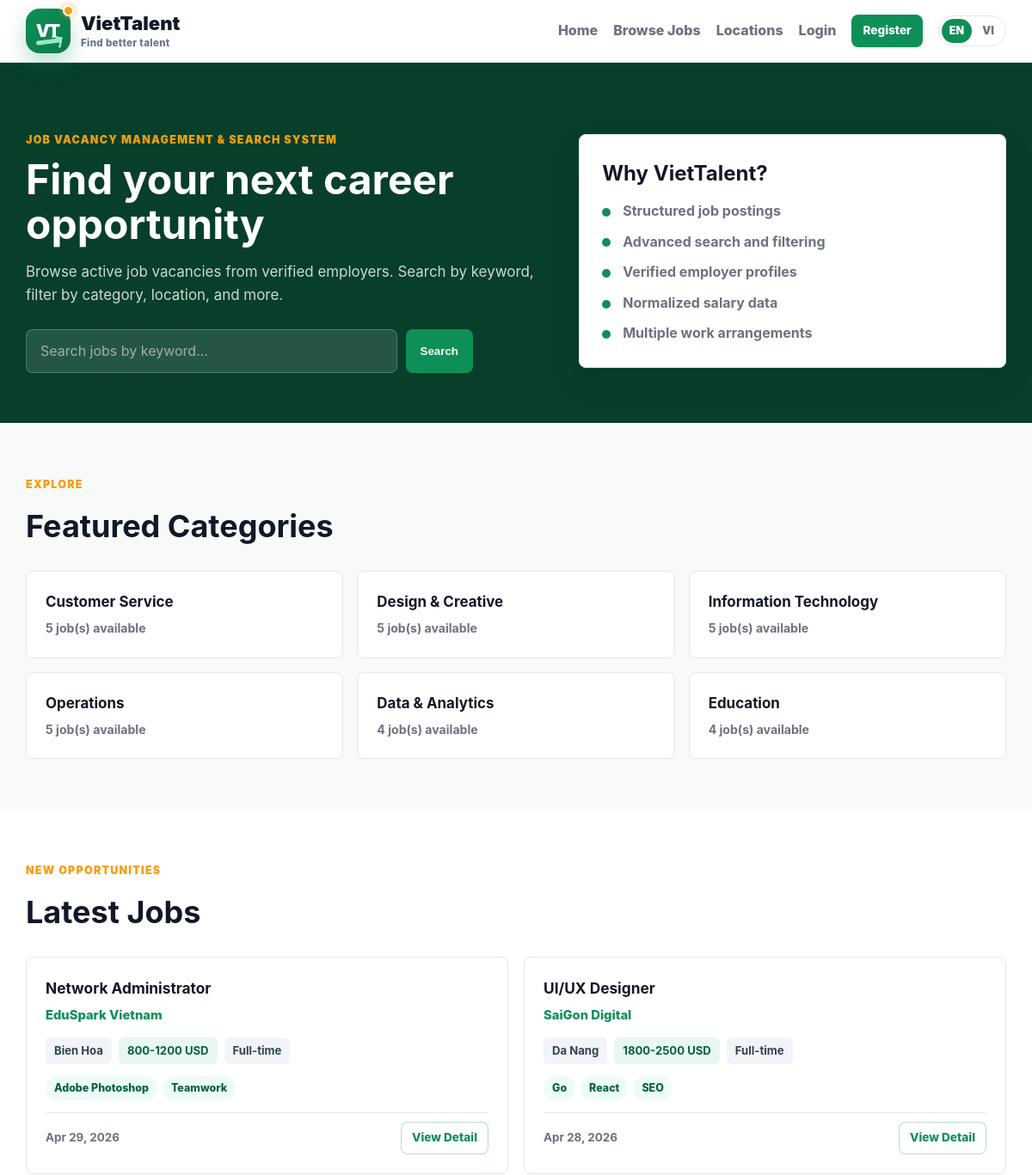
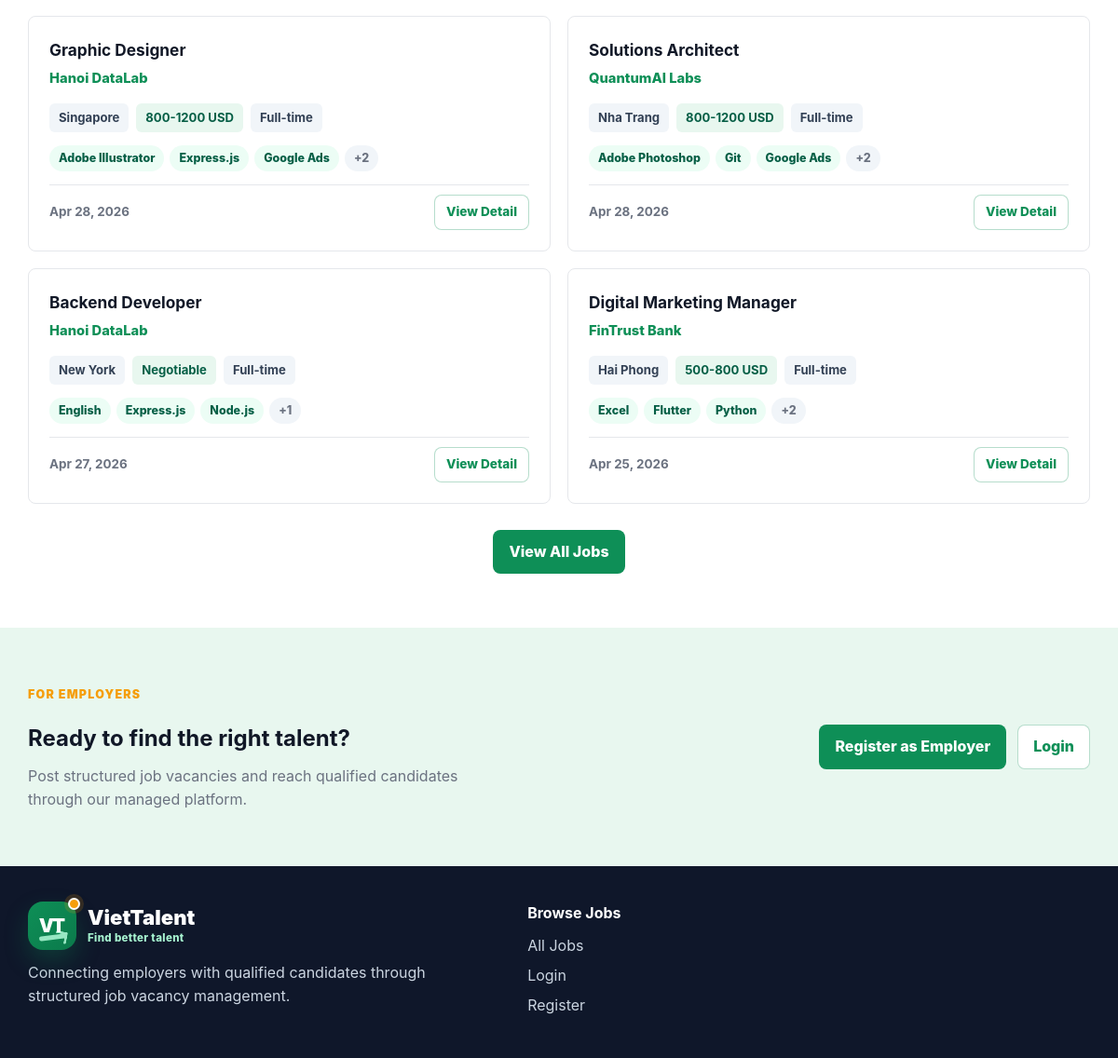
The page /public/index.php on the database its author committed (2 pictures, top to bottom).
### tables this page shows
CREATE TABLE job_categories (
  id INT UNSIGNED AUTO_INCREMENT PRIMARY KEY,
  name VARCHAR(120) NOT NULL UNIQUE,
  status ENUM('active', 'inactive') NOT NULL DEFAULT 'active'
);

CREATE TABLE job_vacancies (
  id INT UNSIGNED AUTO_INCREMENT PRIMARY KEY,
  employer_id INT UNSIGNED NOT NULL,
  job_title_id INT UNSIGNED NOT NULL,
  job_category_id INT UNSIGNED NOT NULL,
  employment_type_id INT UNSIGNED NOT NULL,
  industry_id INT UNSIGNED NOT NULL,
  job_level_id INT UNSIGNED NOT NULL,
  number_of_openings INT UNSIGNED NOT NULL DEFAULT 1,
  country_id INT UNSIGNED NOT NULL,
  city_id INT UNSIGNED NOT NULL,
  district_id INT UNSIGNED NULL,
  work_arrangement_id INT UNSIGNED NOT NULL,
  salary_range_id INT UNSIGNED NOT NULL,
  salary_type_id INT UNSIGNED NOT NULL,
  benefits TEXT NULL,
  responsibilities TEXT NOT NULL,
  required_qualifications TEXT NOT NULL,
  preferred_skills TEXT NULL,
  additional_notes TEXT NULL,
  degree_level_id INT UNSIGNED NOT NULL,
  experience_level_id INT UNSIGNED NOT NULL,
  status ENUM('active', 'inactive', 'removed') NOT NULL DEFAULT 'inactive',
  created_at TIMESTAMP DEFAULT CURRENT_TIMESTAMP,
  updated_at TIMESTAMP DEFAULT CURRENT_TIMESTAMP ON UPDATE CURRENT_TIMESTAMP,
  CONSTRAINT fk_job_employer FOREIGN KEY (employer_id) REFERENCES employer_profiles(id),
  CONSTRAINT fk_job_title FOREIGN KEY (job_title_id) REFERENCES job_titles(id),
  CONSTRAINT fk_job_category FOREIGN KEY (job_category_id) REFERENCES job_categories(id),
  CONSTRAINT fk_job_employment_type FOREIGN KEY (employment_type_id) REFERENCES employment_types(id),
  CONSTRAINT fk_job_industry FOREIGN KEY (industry_id) REFERENCES industries(id),
  CONSTRAINT fk_job_level FOREIGN KEY (job_level_id) REFERENCES job_levels(id),
  CONSTRAINT fk_job_country FOREIGN KEY (country_id) REFERENCES countries(id),
  CONSTRAINT fk_job_city FOREIGN KEY (city_id) REFERENCES cities(id),
  CONSTRAINT fk_job_district FOREIGN KEY (district_id) REFERENCES districts(id),
  CONSTRAINT fk_job_work_arrangement FOREIGN KEY (work_arrangement_id) REFERENCES work_arrangements(id),
  CONSTRAINT fk_job_salary_range FOREIGN KEY (salary_range_id) REFERENCES salary_ranges(id),
  CONSTRAINT fk_job_salary_type FOREIGN KEY (salary_type_id) REFERENCES salary_types(id),
  CONSTRAINT fk_job_degree FOREIGN KEY (degree_level_id) REFERENCES degree_levels(id),
  CONSTRAINT fk_job_experience FOREIGN KEY (experience_level_id) REFERENCES experience_levels(id)
);

CREATE TABLE job_titles (
  id INT UNSIGNED AUTO_INCREMENT PRIMARY KEY,
  name VARCHAR(120) NOT NULL UNIQUE,
  status ENUM('active', 'inactive') NOT NULL DEFAULT 'active'
);

CREATE TABLE employer_profiles (
  id INT UNSIGNED AUTO_INCREMENT PRIMARY KEY,
  user_id INT UNSIGNED NOT NULL UNIQUE,
  company_name VARCHAR(160) NOT NULL,
  company_website VARCHAR(255) NULL,
  company_description TEXT NULL,
  created_at TIMESTAMP DEFAULT CURRENT_TIMESTAMP,
  CONSTRAINT fk_employer_user FOREIGN KEY (user_id) REFERENCES users(id) ON DELETE CASCADE
);

CREATE TABLE cities (
  id INT UNSIGNED AUTO_INCREMENT PRIMARY KEY,
  country_id INT UNSIGNED NOT NULL,
  name VARCHAR(100) NOT NULL,
  status ENUM('active', 'inactive') NOT NULL DEFAULT 'active',
  UNIQUE KEY uq_city_country (country_id, name),
  CONSTRAINT fk_city_country FOREIGN KEY (country_id) REFERENCES countries(id)
);

CREATE TABLE salary_ranges (
  id INT UNSIGNED AUTO_INCREMENT PRIMARY KEY,
  label VARCHAR(120) NOT NULL UNIQUE,
  min_salary DECIMAL(12,2) NOT NULL,
  max_salary DECIMAL(12,2) NULL,
  currency VARCHAR(10) NOT NULL DEFAULT 'USD',
  status ENUM('active', 'inactive') NOT NULL DEFAULT 'active'
);

CREATE TABLE employment_types (
  id INT UNSIGNED AUTO_INCREMENT PRIMARY KEY,
  name VARCHAR(80) NOT NULL UNIQUE,
  status ENUM('active', 'inactive') NOT NULL DEFAULT 'active'
);

CREATE TABLE job_vacancy_skills (
  job_vacancy_id INT UNSIGNED NOT NULL,
  skill_id INT UNSIGNED NOT NULL,
  proficiency_level_id INT UNSIGNED NOT NULL,
  PRIMARY KEY (job_vacancy_id, skill_id),
  CONSTRAINT fk_jvs_job FOREIGN KEY (job_vacancy_id) REFERENCES job_vacancies(id) ON DELETE CASCADE,
  CONSTRAINT fk_jvs_skill FOREIGN KEY (skill_id) REFERENCES skills(id),
  CONSTRAINT fk_jvs_proficiency FOREIGN KEY (proficiency_level_id) REFERENCES proficiency_levels(id)
);

CREATE TABLE skills (
  id INT UNSIGNED AUTO_INCREMENT PRIMARY KEY,
  name VARCHAR(120) NOT NULL UNIQUE,
  status ENUM('active', 'inactive') NOT NULL DEFAULT 'active'
);

### resources/views/dashboard/home.php (the view, shortened to what the rows shown need)
<section class="hero-section">
    <div class="container hero-grid">
        <div class="hero-copy">
            <h1><?= e(t('home_hero_title')) ?></h1>
        </div>
        <div class="hero-card">
            <h2><?= e(t('home_why_title')) ?></h2>
        </div>
    </div>
</section>
<?php if (!empty($categories)): ?>
<section class="section">
    <div class="container">
        <div class="section-heading">
            <h2><?= e(t('featured_categories')) ?></h2>
        </div>
        <div class="categories-grid">
            <?php foreach (array_slice($categories, 0, 6) as $cat): ?>
                <a class="category-card" href="<?= url('jobs', ['category_id' => $cat['id']]) ?>">
                    <strong><?= e($cat['name']) ?></strong>
                    <span><?= (int)$cat['job_count'] ?> <?= e(t('jobs_count_label')) ?></span>
                </a>
            <?php endforeach; ?>
        </div>
    </div>
</section>
<?php endif; ?>
<?php if (!empty($latestJobs)): ?>
<section class="section section-alt">
    <div class="container">
        <div class="section-heading">
            <h2><?= e(t('latest_jobs')) ?></h2>
        </div>
        <div class="latest-jobs-grid">
            <?php foreach ($latestJobs as $job): ?>
                <?php $jobSkills = $skillsMap[$job['id']] ?? []; ?>
                <div class="job-card">
                    <div class="job-card-header">
                        <h3><a href="<?= url('job_detail', ['id' => $job['id']]) ?>"><?= e($job['job_title_name']) ?></a></h3>
                        <span class="job-card-company"><?= e($job['company_name']) ?></span>
                    </div>
                    <div class="job-card-meta">
                        <span class="meta-badge"><?= e($job['city_name']) ?></span>
                        <span class="meta-badge meta-salary"><?= e($job['salary_range_label']) ?></span>
                        <span class="meta-badge"><?= e($job['employment_type_name']) ?></span>
                    </div>
                    <?php if (!empty($jobSkills)): ?>
                        <div class="job-card-skills">
                            <?php foreach (array_slice($jobSkills, 0, 3) as $sk): ?>
                                <span class="skill-tag"><?= e($sk['skill_name']) ?></span>
                            <?php endforeach; ?>
                            <?php if (count($jobSkills) > 3): ?>
                                <span class="skill-tag skill-tag-more">+<?= count($jobSkills) - 3 ?></span>
                            <?php endif; ?>
                        </div>
                    <?php endif; ?>
                    <div class="job-card-footer">
                        <span class="job-card-date"><?= e(date('M d, Y', strtotime($job['created_at']))) ?></span>
                        <a class="btn btn-outline btn-sm" href="<?= url('job_detail', ['id' => $job['id']]) ?>"><?= e(t('view_detail')) ?></a>
                    </div>
                </div>
            <?php endforeach; ?>
        </div>
    </div>
</section>
<?php endif; ?>
<section class="section employer-cta-section">
    <div class="container employer-cta">
        <div>
            <h2><?= e(t('employer_cta_title')) ?></h2>
        </div>
    </div>
</section>

### rows shown on the page
job_categories: name "Customer Service", job_count "5"
job_categories: name "Design & Creative", job_count "5"
job_categories: name "Information Technology", job_count "5"
job_categories: name "Operations", job_count "5"
job_categories: name "Data & Analytics", job_count "4"
job_categories: name "Education", job_count "4"
job_vacancies: job_title.name "Network Administrator", employer.company_name "EduSpark Vietnam", city.name "Bien Hoa", salary_range.label "800-1200 USD", employment_type.name "Full-time", created_at "Apr 29, 2026"
job_vacancy_skills: skill.name "Adobe Photoshop"
job_vacancy_skills: skill.name "Teamwork"
job_vacancies: job_title.name "UI/UX Designer", employer.company_name "SaiGon Digital", city.name "Da Nang", salary_range.label "1800-2500 USD", employment_type.name "Full-time", created_at "Apr 28, 2026"
job_vacancy_skills: skill.name "Go"
job_vacancy_skills: skill.name "React"
job_vacancy_skills: skill.name "SEO"
job_vacancies: job_title.name "Graphic Designer", employer.company_name "Hanoi DataLab", city.name "Singapore", salary_range.label "800-1200 USD", employment_type.name "Full-time", count($jobSkills)-3 "2", created_at "Apr 28, 2026"
job_vacancy_skills: skill.name "Adobe Illustrator"
job_vacancy_skills: skill.name "Express.js"
job_vacancy_skills: skill.name "Google Ads"
job_vacancies: job_title.name "Solutions Architect", employer.company_name "QuantumAI Labs", city.name "Nha Trang", salary_range.label "800-1200 USD", employment_type.name "Full-time", count($jobSkills)-3 "2", created_at "Apr 28, 2026"
job_vacancy_skills: skill.name "Adobe Photoshop"
job_vacancy_skills: skill.name "Git"
job_vacancy_skills: skill.name "Google Ads"
job_vacancies: job_title.name "Backend Developer", employer.company_name "Hanoi DataLab", city.name "New York", salary_range.label "Negotiable", employment_type.name "Full-time", count($jobSkills)-3 "1", created_at "Apr 27, 2026"
job_vacancy_skills: skill.name "English"
job_vacancy_skills: skill.name "Express.js"
job_vacancy_skills: skill.name "Node.js"
job_vacancies: job_title.name "Digital Marketing Manager", employer.company_name "FinTrust Bank", city.name "Hai Phong", salary_range.label "500-800 USD", employment_type.name "Full-time", count($jobSkills)-3 "2", created_at "Apr 25, 2026"
job_vacancy_skills: skill.name "Excel"
job_vacancy_skills: skill.name "Flutter"
job_vacancy_skills: skill.name "Python"

### other values the page prints
APP_NAME "VietTalent VietTalent"
$logoTagline "Find better talent Find better talent"
t('home') "Home"
t('browse_jobs') "Browse Jobs"
t('locations_nav') "Locations"
t('login') "Login"
t('register') "Register"
t('hero_eyebrow') "JOB VACANCY MANAGEMENT & SEARCH SYSTEM"
t('home_hero_title') "Find your next career opportunity"
t('home_hero_intro') "Browse active job vacancies from verified employers. Search by keyword, filter by category, location, and more."
t('search') "Search"
t('home_why_title') "Why VietTalent?"
t('home_why_1') "Structured job postings"
t('home_why_2') "Advanced search and filtering"
t('home_why_3') "Verified employer profiles"
